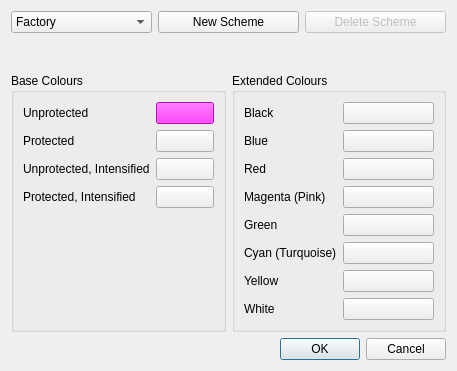
<?xml version="1.0" encoding="UTF-8"?>
<ui version="4.0">
 <class>ColourTheme</class>
 <widget class="QDialog" name="ColourTheme">
  <property name="geometry">
   <rect>
    <x>0</x>
    <y>0</y>
    <width>457</width>
    <height>371</height>
   </rect>
  </property>
  <property name="windowTitle">
   <string>Colour Schemes</string>
  </property>
  <layout class="QVBoxLayout" name="verticalLayout">
   <item>
    <layout class="QHBoxLayout" name="horizontalLayout">
     <item>
      <widget class="QComboBox" name="colourScheme">
       <property name="editable">
        <bool>false</bool>
       </property>
       <item>
        <property name="text">
         <string>Factory</string>
        </property>
       </item>
      </widget>
     </item>
     <item>
      <widget class="QPushButton" name="colourNew">
       <property name="enabled">
        <bool>true</bool>
       </property>
       <property name="text">
        <string>New Scheme</string>
       </property>
       <property name="autoDefault">
        <bool>false</bool>
       </property>
      </widget>
     </item>
     <item>
      <widget class="QPushButton" name="colourDelete">
       <property name="enabled">
        <bool>false</bool>
       </property>
       <property name="text">
        <string>Delete Scheme</string>
       </property>
      </widget>
     </item>
    </layout>
   </item>
   <item>
    <widget class="QLabel" name="colourError">
     <property name="text">
      <string/>
     </property>
    </widget>
   </item>
   <item>
    <layout class="QVBoxLayout" name="verticalLayout_2">
     <item>
      <layout class="QHBoxLayout" name="horizontalLayout_3">
       <item>
        <widget class="QGroupBox" name="baseColours">
         <property name="title">
          <string>Base Colours</string>
         </property>
         <layout class="QFormLayout" name="formLayout">
          <item row="0" column="0">
           <widget class="QLabel" name="label_4">
            <property name="text">
             <string>Unprotected</string>
            </property>
            <property name="buddy">
             <cstring>baseUnprotected</cstring>
            </property>
           </widget>
          </item>
          <item row="0" column="1">
           <widget class="QPushButton" name="baseUnprotected">
            <property name="styleSheet">
             <string notr="true">background-color: #ff00ff</string>
            </property>
            <property name="text">
             <string/>
            </property>
           </widget>
          </item>
          <item row="1" column="0">
           <widget class="QLabel" name="label_10">
            <property name="text">
             <string>Protected</string>
            </property>
            <property name="buddy">
             <cstring>baseProtected</cstring>
            </property>
           </widget>
          </item>
          <item row="1" column="1">
           <widget class="QPushButton" name="baseProtected">
            <property name="text">
             <string/>
            </property>
           </widget>
          </item>
          <item row="2" column="0">
           <widget class="QLabel" name="label_11">
            <property name="text">
             <string>Unprotected, Intensified</string>
            </property>
            <property name="buddy">
             <cstring>baseUnprotectedIntensify</cstring>
            </property>
           </widget>
          </item>
          <item row="2" column="1">
           <widget class="QPushButton" name="baseUnprotectedIntensify">
            <property name="text">
             <string/>
            </property>
           </widget>
          </item>
          <item row="3" column="0">
           <widget class="QLabel" name="label_12">
            <property name="text">
             <string>Protected, Intensified</string>
            </property>
            <property name="buddy">
             <cstring>baseProtectedIntensify</cstring>
            </property>
           </widget>
          </item>
          <item row="3" column="1">
           <widget class="QPushButton" name="baseProtectedIntensify">
            <property name="text">
             <string/>
            </property>
           </widget>
          </item>
         </layout>
        </widget>
       </item>
       <item>
        <widget class="QGroupBox" name="extendedColours">
         <property name="enabled">
          <bool>true</bool>
         </property>
         <property name="title">
          <string>Extended Colours</string>
         </property>
         <layout class="QFormLayout" name="formLayout_3">
          <item row="0" column="0">
           <widget class="QLabel" name="label_13">
            <property name="text">
             <string>Black</string>
            </property>
           </widget>
          </item>
          <item row="0" column="1">
           <widget class="QPushButton" name="colourBlack">
            <property name="text">
             <string/>
            </property>
            <property name="autoDefault">
             <bool>false</bool>
            </property>
           </widget>
          </item>
          <item row="1" column="0">
           <widget class="QLabel" name="label_14">
            <property name="text">
             <string>Blue</string>
            </property>
           </widget>
          </item>
          <item row="1" column="1">
           <widget class="QPushButton" name="colourBlue">
            <property name="text">
             <string/>
            </property>
           </widget>
          </item>
          <item row="2" column="0">
           <widget class="QLabel" name="label_15">
            <property name="text">
             <string>Red</string>
            </property>
           </widget>
          </item>
          <item row="2" column="1">
           <widget class="QPushButton" name="colourRed">
            <property name="text">
             <string/>
            </property>
           </widget>
          </item>
          <item row="3" column="0">
           <widget class="QLabel" name="label_16">
            <property name="text">
             <string>Magenta (Pink)</string>
            </property>
           </widget>
          </item>
          <item row="3" column="1">
           <widget class="QPushButton" name="colourPink">
            <property name="text">
             <string/>
            </property>
           </widget>
          </item>
          <item row="4" column="0">
           <widget class="QLabel" name="label_17">
            <property name="text">
             <string>Green</string>
            </property>
           </widget>
          </item>
          <item row="4" column="1">
           <widget class="QPushButton" name="colourGreen">
            <property name="text">
             <string/>
            </property>
           </widget>
          </item>
          <item row="5" column="0">
           <widget class="QLabel" name="label_18">
            <property name="text">
             <string>Cyan (Turquoise)</string>
            </property>
           </widget>
          </item>
          <item row="5" column="1">
           <widget class="QPushButton" name="colourTurq">
            <property name="text">
             <string/>
            </property>
           </widget>
          </item>
          <item row="6" column="0">
           <widget class="QLabel" name="label_19">
            <property name="text">
             <string>Yellow</string>
            </property>
           </widget>
          </item>
          <item row="6" column="1">
           <widget class="QPushButton" name="colourYellow">
            <property name="text">
             <string/>
            </property>
           </widget>
          </item>
          <item row="7" column="0">
           <widget class="QLabel" name="label_20">
            <property name="text">
             <string>White</string>
            </property>
           </widget>
          </item>
          <item row="7" column="1">
           <widget class="QPushButton" name="colourWhite">
            <property name="text">
             <string/>
            </property>
            <property name="autoDefault">
             <bool>false</bool>
            </property>
           </widget>
          </item>
         </layout>
        </widget>
       </item>
      </layout>
     </item>
     <item>
      <layout class="QHBoxLayout" name="horizontalLayout_4"/>
     </item>
     <item>
      <widget class="QDialogButtonBox" name="buttonBox">
       <property name="orientation">
        <enum>Qt::Horizontal</enum>
       </property>
       <property name="standardButtons">
        <set>QDialogButtonBox::Cancel|QDialogButtonBox::Ok</set>
       </property>
      </widget>
     </item>
    </layout>
   </item>
  </layout>
 </widget>
 <resources/>
 <connections>
  <connection>
   <sender>buttonBox</sender>
   <signal>accepted()</signal>
   <receiver>ColourTheme</receiver>
   <slot>accept()</slot>
   <hints>
    <hint type="sourcelabel">
     <x>248</x>
     <y>254</y>
    </hint>
    <hint type="destinationlabel">
     <x>157</x>
     <y>274</y>
    </hint>
   </hints>
  </connection>
  <connection>
   <sender>buttonBox</sender>
   <signal>rejected()</signal>
   <receiver>ColourTheme</receiver>
   <slot>reject()</slot>
   <hints>
    <hint type="sourcelabel">
     <x>316</x>
     <y>260</y>
    </hint>
    <hint type="destinationlabel">
     <x>286</x>
     <y>274</y>
    </hint>
   </hints>
  </connection>
  <connection>
   <sender>colourDelete</sender>
   <signal>clicked()</signal>
   <receiver>ColourTheme</receiver>
   <slot>deleteScheme()</slot>
   <hints>
    <hint type="sourcelabel">
     <x>377</x>
     <y>21</y>
    </hint>
    <hint type="destinationlabel">
     <x>228</x>
     <y>185</y>
    </hint>
   </hints>
  </connection>
  <connection>
   <sender>colourNew</sender>
   <signal>clicked()</signal>
   <receiver>ColourTheme</receiver>
   <slot>addScheme()</slot>
   <hints>
    <hint type="sourcelabel">
     <x>228</x>
     <y>21</y>
    </hint>
    <hint type="destinationlabel">
     <x>228</x>
     <y>185</y>
    </hint>
   </hints>
  </connection>
 </connections>
 <slots>
  <slot>schemeChanged(int)</slot>
  <slot>addScheme()</slot>
  <slot>deleteScheme()</slot>
  <slot>schemeRenamed(QString)</slot>
 </slots>
</ui>
